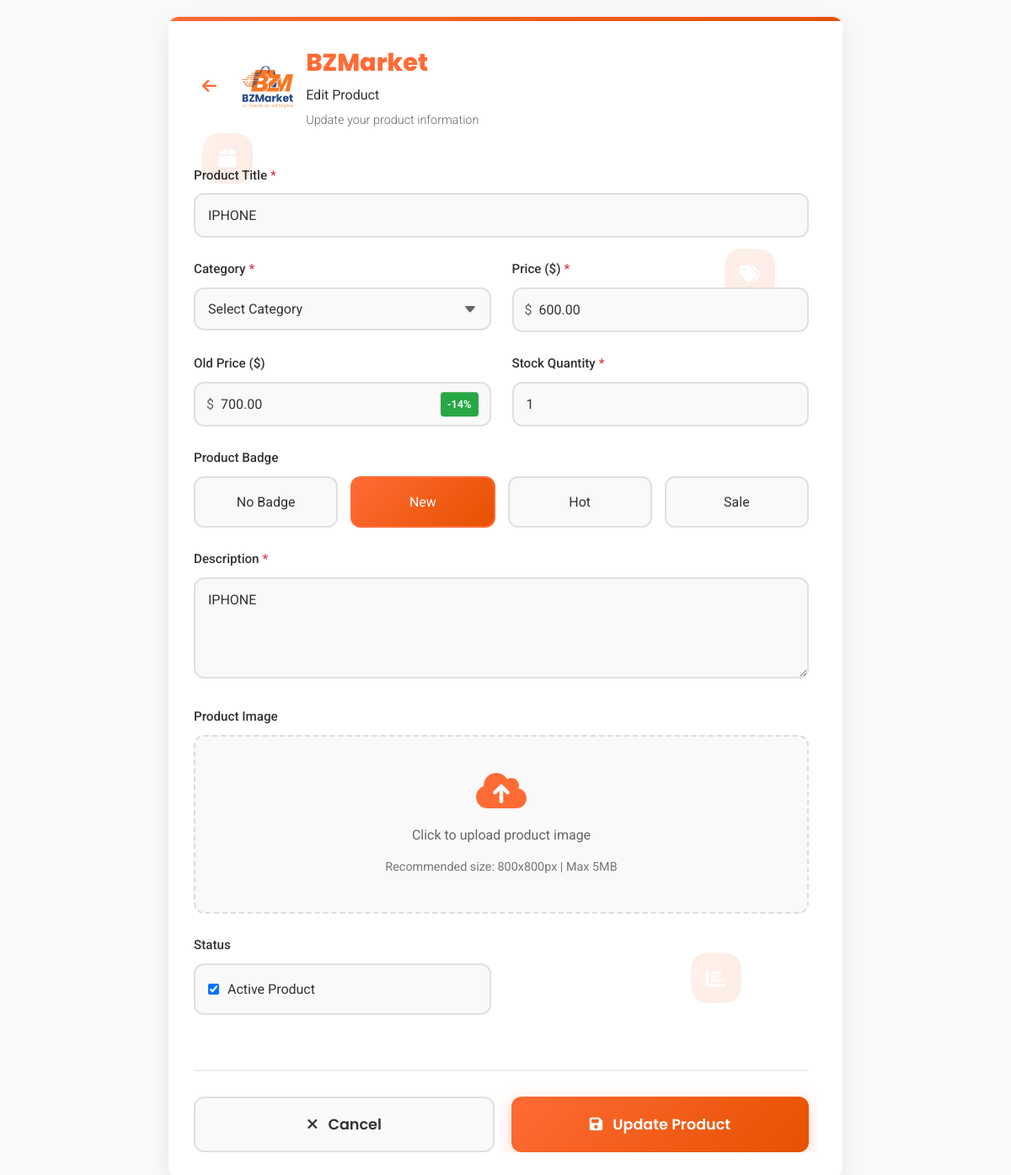
Screenshot of /vendeur/seller/edit-product/8/ (signed in) with the database file from the repository.
### client/models.py (models this page shows, shortened)
class Product(models.Model):
    BADGE_CHOICES = [
        ('new', 'New'),
        ('hot', 'Hot'),
        ('sale', 'Sale'),
    ]
    title = models.CharField(max_length=200)
    slug = models.SlugField(unique=True)
    description = models.TextField()
    image = models.ImageField(upload_to='products/')
    category = models.CharField(max_length=100)
    seller = models.ForeignKey(
        settings.AUTH_USER_MODEL,
        on_delete=models.CASCADE,
        related_name="products",
        limit_choices_to={"privilege": "VD"}
    )
    price = models.DecimalField(max_digits=10, decimal_places=2)
    old_price = models.DecimalField(max_digits=10, decimal_places=2, blank=True, null=True)
    badge = models.CharField(max_length=10, choices=BADGE_CHOICES, blank=True, null=True)
    rating = models.FloatField(default=0)
    rating_count = models.PositiveIntegerField(default=0)
    stock = models.PositiveIntegerField(default=1)
    is_active = models.BooleanField(default=True)
    created_at = models.DateTimeField(auto_now_add=True)
    def discount_percent(self):
        if self.old_price:
            return round(100 - (self.price * 100 / self.old_price))
        return 0

### vendeur/views.py (the view, shortened to what this page needs)
# urls.py: path('seller/edit-product/<int:pk>/', views.edit_product, name='edit_product'),
def edit_product(request, pk):
    product = get_object_or_404(Product, pk=pk, seller=request.user)
    context = {
        'product': product,
    }
    return render(request, 'vendeur/edit_product.html', context)

### vendeur/templates/vendeur/edit_product.html (shortened to what this page needs)
<!DOCTYPE html>
{% load static %}
<html lang="en">
<head>
    <link rel="stylesheet" href="https://cdnjs.cloudflare.com/ajax/libs/font-awesome/6.4.0/css/all.min.css">
</head>
<body>
    <div class="edit-container">
        <div class="form-section">
            <div class="floating-shapes">
                <div class="shape shape-1"><i class="fas fa-box"></i></div>
                <div class="shape shape-2"><i class="fas fa-tags"></i></div>
                <div class="shape shape-3"></div>
                <div class="shape shape-4"><i class="fas fa-chart-bar"></i></div>
            </div>
            <div class="header">
                <button class="back-btn" onclick="window.history.back()">
                    <i class="fas fa-arrow-left"></i>
                </button>
                <div class="logo">
                    <img src="{% static 'img/Logo@.png' %}" alt="BZMarket Logo" class="logo-icon">
                    <div>
                        <div class="logo-text">BZMarket</div>
                        <div class="page-title">Edit Product</div>
                        <div class="page-subtitle">Update your product information</div>
                    </div>
                </div>
            </div>
            <div class="form-content">
                <form class="edit-form" method="POST" enctype="multipart/form-data">
                    <div class="form-row">
                        <div class="form-group full-width">
                            <label class="form-label required">Product Title</label>
                            <input type="text" class="form-control" name="title" value="{{ product.title }}" required>
                        </div>
                    </div>
                    <div class="form-row">
                        <div class="form-group">
                            <label class="form-label required">Category</label>
                            <select class="form-control" name="category" required>
                                <option value="">Select Category</option>
                            </select>
                        </div>
                        <div class="form-group">
                            <label class="form-label required">Price ($)</label>
                            <div class="price-input">
                                <input type="number" class="form-control" name="price" step="0.01" min="0" value="{{ product.price }}" required>
                            </div>
                        </div>
                    </div>
                    <div class="form-row">
                        <div class="form-group">
                            <label class="form-label">Old Price ($)</label>
                            <div class="price-input">
                                <input type="number" class="form-control" name="old_price" step="0.01" min="0" value="{{ product.old_price|default:'' }}">
                                {% if product.old_price and product.price < product.old_price %}
                                <span class="discount-badge">-{{ product.discount_percent }}%</span>
                                {% endif %}
                            </div>
                        </div>
                        <div class="form-group">
                            <label class="form-label required">Stock Quantity</label>
                            <input type="number" class="form-control" name="stock" min="0" value="{{ product.stock }}" required>
                        </div>
                    </div>
                    <div class="form-row">
                        <div class="form-group full-width">
                            <label class="form-label">Product Badge</label>
                            <div class="badge-options">
                                <div class="badge-option">
                                    <label for="badge-none" class="badge-label">No Badge</label>
                                </div>
                                <div class="badge-option">
                                    <label for="badge-new" class="badge-label">New</label>
                                </div>
                                <div class="badge-option">
                                    <label for="badge-hot" class="badge-label">Hot</label>
                                </div>
                                <div class="badge-option">
                                    <label for="badge-sale" class="badge-label">Sale</label>
                                </div>
                            </div>
                        </div>
                    </div>
                    <div class="form-row">
                        <div class="form-group full-width">
                            <label class="form-label required">Description</label>
                            <textarea class="form-control" name="description" rows="4" required>{{ product.description }}</textarea>
                        </div>
                    </div>
                    <div class="form-row">
                        <div class="form-group full-width">
                            <label class="form-label">Product Image</label>
                            <div class="image-upload" onclick="document.getElementById('image-input').click()">
                                <i class="fas fa-cloud-upload-alt"></i>
                                <p>Click to upload product image</p>
                                <span>Recommended size: 800x800px | Max 5MB</span>
                            </div>
                        </div>
                    </div>
                    <div class="form-row">
                        <div class="form-group">
                            <label class="form-label">Status</label>
                            <div class="form-check">
                                <label class="badge-label" style="text-align: left; display: flex; align-items: center; gap: 10px;">
                                    <input type="checkbox" name="is_active" {% if product.is_active %}checked{% endif %} style="display: inline-block; width: auto;">
                                    Active Product
                                </label>
                            </div>
                        </div>
                    </div>
                    <div class="form-actions">
                        <button type="button" class="btn btn-secondary" onclick="window.history.back()">
                            <i class="fas fa-times"></i> Cancel
                        </button>
                        <button type="submit" class="btn btn-primary">
                            <i class="fas fa-save"></i> Update Product
                        </button>
                    </div>
                </form>
            </div>
        </div>
    </div>
</body>
</html>

### rows the page displays
Product: title "IPHONE", price "600.00", old_price "700.00", discount_percent "14", stock "1", description "IPHONE", is_active "☑"
